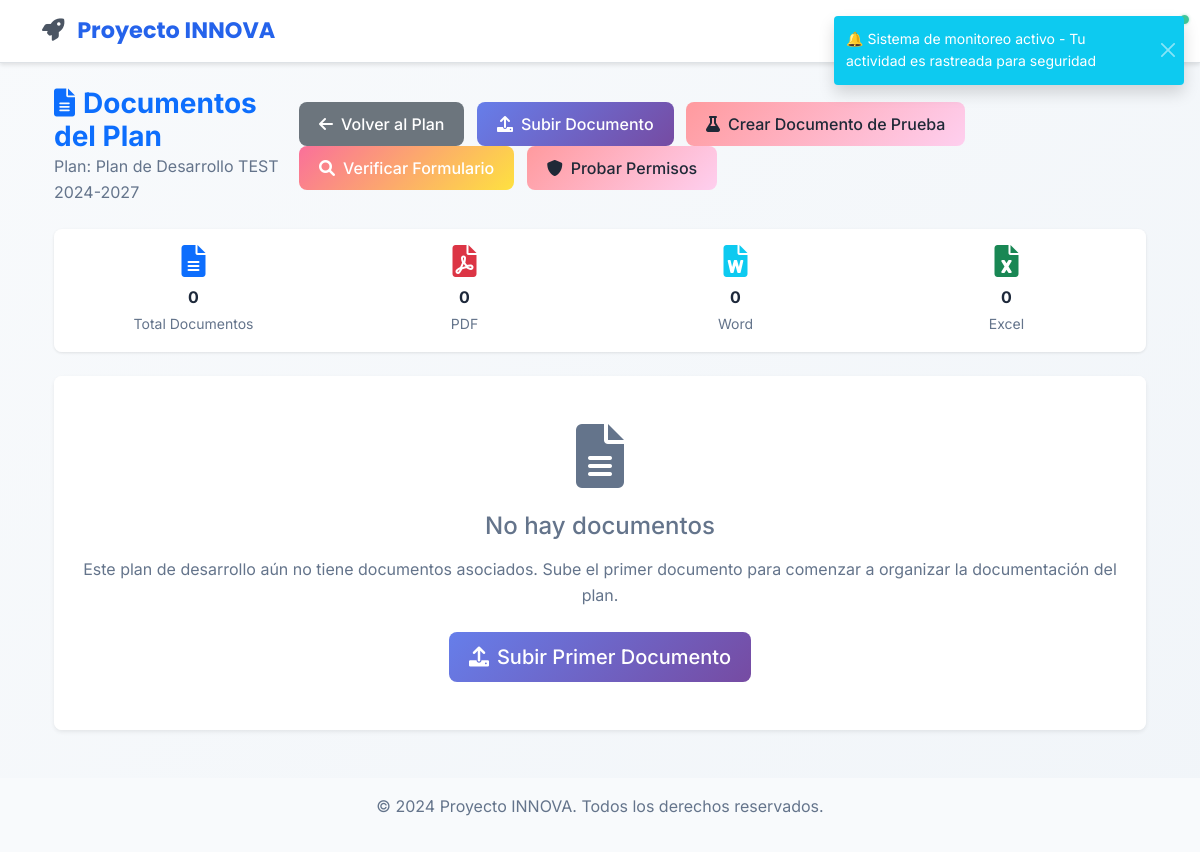
Page /planes/1/documentos (signed in) on the earlier database version.
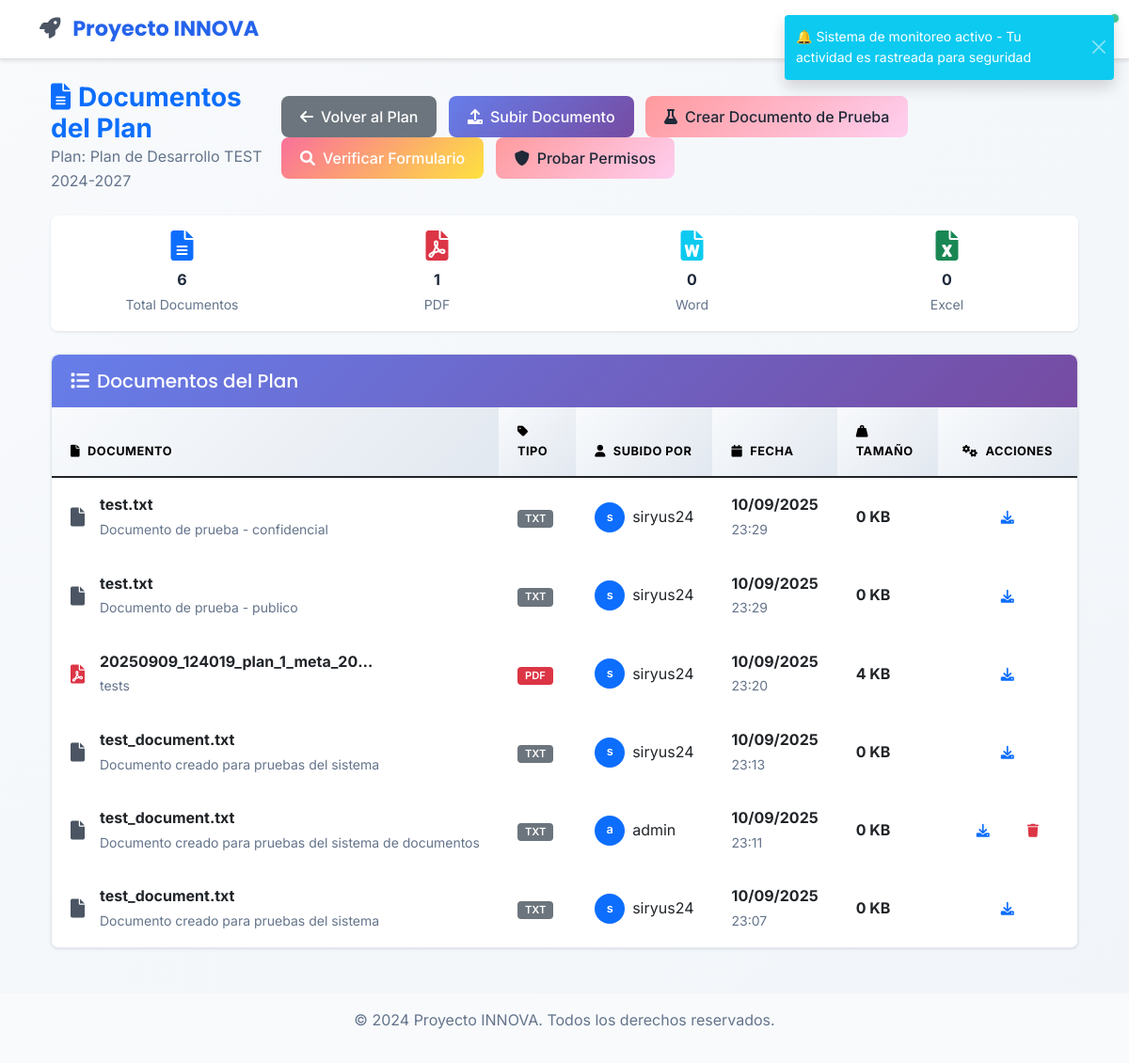
Same page on the later database version.
### app/models/documento.py (models this page shows, shortened)
class Documento(db.Model):
    __tablename__ = 'documentos'
    id = db.Column(db.Integer, primary_key=True)
    titulo = db.Column(db.String(200), nullable=False)
    descripcion = db.Column(db.Text)
    nombre_original = db.Column(db.String(255), nullable=False)
    nombre_archivo = db.Column(db.String(255), nullable=False)  # nombre seguro del archivo
    ruta_archivo = db.Column(db.String(500), nullable=False)  # ruta completa al archivo
    tamano = db.Column(db.Integer, nullable=False)  # tamaño en bytes
    tipo_mime = db.Column(db.String(100), nullable=False)
    extension = db.Column(db.String(10), nullable=False)
    tipo_documento = db.Column(db.String(50), nullable=False)  # plan, informe, evidencia, contrato, etc.
    categoria = db.Column(db.String(100))  # administrativa, tecnica, financiera, etc.
    confidencialidad = db.Column(db.String(20), default='publico')  # publico, interno, confidencial
    estado = db.Column(db.String(20), default='activo')  # activo, archivado, eliminado
    version = db.Column(db.Integer, default=1)
    plan_id = db.Column(db.Integer, db.ForeignKey('planes_desarrollo.id'), nullable=True)
    linea_estrategica_id = db.Column(db.Integer, db.ForeignKey('lineas_estrategicas.id'), nullable=True)
    componente_id = db.Column(db.Integer, db.ForeignKey('componentes.id'), nullable=True)
    programa_id = db.Column(db.Integer, db.ForeignKey('programas.id'), nullable=True)
    proyecto_id = db.Column(db.Integer, db.ForeignKey('proyectos.id'), nullable=True)
    indicador_id = db.Column(db.Integer, db.ForeignKey('indicadores_producto.id'), nullable=True)
    usuario_id = db.Column(db.Integer, db.ForeignKey('users.id'), nullable=False)
    usuario = db.relationship('User', backref=db.backref('documentos_subidos', lazy=True))
    fecha_subida = db.Column(db.DateTime, default=datetime.utcnow)
    fecha_modificacion = db.Column(db.DateTime, default=datetime.utcnow, onupdate=datetime.utcnow)
    fecha_expiracion = db.Column(db.DateTime)  # fecha de expiración si aplica
    etiquetas = db.Column(db.Text)  # etiquetas separadas por comas
    numero_referencias = db.Column(db.String(50))  # número de referencia institucional
    idioma = db.Column(db.String(10), default='es')  # idioma del documento
    @property
    def tipo_archivo(self):
        if not self.extension:
            return 'desconocido'
        ext = self.extension.lower()
        if ext in ['pdf']:
            return 'pdf'
        elif ext in ['doc', 'docx']:
            return ext
        elif ext in ['xls', 'xlsx']:
            return ext
        elif ext in ['ppt', 'pptx']:
            return ext
        elif ext in ['txt']:
            return 'txt'
        elif ext in ['jpg', 'jpeg', 'png', 'gif']:
            return 'imagen'
        elif ext in ['mp4', 'avi', 'mov']:
            return 'video'
        else:
            return 'otro'

### app/models/user.py (models this page shows, shortened)
class User(UserMixin, db.Model):
    __tablename__ = 'users'
    id = db.Column(db.Integer, primary_key=True)
    username = db.Column(db.String(64), unique=True, nullable=False, index=True)
    email = db.Column(db.String(120), unique=True, nullable=False, index=True)
    password_hash = db.Column(db.String(256), nullable=False)
    first_name = db.Column(db.String(64), nullable=False)
    last_name = db.Column(db.String(64), nullable=False)
    position = db.Column(db.String(100))  # Cargo en la alcaldía
    municipality = db.Column(db.String(100), nullable=False)  # Nombre de la alcaldía
    department = db.Column(db.String(100), nullable=False)  # Departamento/Estado
    municipality_code = db.Column(db.String(20))  # Código único de la alcaldía
    is_active = db.Column(db.Boolean, default=True)
    created_at = db.Column(db.DateTime, default=datetime.utcnow)
    updated_at = db.Column(db.DateTime, default=datetime.utcnow, onupdate=datetime.utcnow)
    last_login = db.Column(db.DateTime)
    legacy_role = db.Column(db.String(20), default='viewer')  # Mantener para compatibilidad
    active_roles = db.relationship('UserRole',
                                 foreign_keys='UserRole.user_id',
                                 lazy=True,
                                 primaryjoin="and_(User.id==UserRole.user_id, UserRole.is_active==True)")
    user_roles = db.relationship('UserRole',
                               foreign_keys='UserRole.user_id',
                               lazy=True,
                               overlaps="active_roles")
    @property
    def password(self):
        raise AttributeError('La contraseña no es un atributo legible')
    @property
    def role(self):
        return self.legacy_role
    def is_admin(self):
        if self.active_roles:
            admin_names = ['admin', 'administrador']
            return any(ur.role.name.lower() in admin_names for ur in self.active_roles)
        return self.legacy_role == 'admin'
    def has_role(self, role_name):
        return any(ur.role.name.lower() == role_name.lower() for ur in self.active_roles)

### app/views/planes.py (the view)
@planes_bp.route('/<int:plan_id>/documentos')
@login_required
def documentos(plan_id):
    plan = get_plan_or_404(plan_id, current_user)
    documentos = Documento.query.filter_by(plan_id=plan_id, estado='activo').order_by(Documento.fecha_subida.desc()).all()
    return render_template('planes/documentos.html', title='Documentos', plan=plan, documentos=documentos)

### app/views/planes.py (called while the page is built)
def get_plan_or_404(plan_id, current_user):
    puede_ver_global = current_user.is_admin() or current_user.is_editor()
    if puede_ver_global:
        plan = PlanDesarrollo.query.filter_by(id=plan_id).first_or_404()
    else:
        plan = PlanDesarrollo.query.filter_by(id=plan_id, municipio=current_user).first_or_404()
    return plan

### app/templates/planes/documentos.html (shortened to what the changed rows need)
{% extends "base.html" %}
{% block content %}
<div class="container-fluid mt-4">
    <div class="row mb-4">
        <div class="col-12">
            <div class="d-flex justify-content-between align-items-center">
                <div>
                    <h1 class="h3 mb-0 text-primary fw-bold">
                        <i class="fas fa-file-alt me-2"></i>Documentos del Plan
                    </h1>
                </div>
            </div>
        </div>
    </div>
    <div class="row mb-4">
        <div class="col-12">
            <div class="card bg-light border-0">
                <div class="card-body">
                    <div class="row">
                        <div class="col-md-3">
                            <div class="text-center">
                                <i class="fas fa-file-alt fa-2x text-primary mb-2"></i>
                                <div class="fw-bold">{{ documentos|length }}</div>
                                <small class="text-muted">Total Documentos</small>
                            </div>
                        </div>
                        <div class="col-md-3">
                            <div class="text-center">
                                <i class="fas fa-file-pdf fa-2x text-danger mb-2"></i>
                                <div class="fw-bold">{{ documentos|selectattr('tipo_archivo', 'equalto', 'pdf')|list|length }}</div>
                                <small class="text-muted">PDF</small>
                            </div>
                        </div>
                    </div>
                </div>
            </div>
        </div>
    </div>
    <div class="row">
        <div class="col-12">
            {% if documentos %}
                <div class="card">
                    <div class="card-header">
                        <h5 class="mb-0">
                            <i class="fas fa-list me-2"></i>Documentos del Plan
                        </h5>
                    </div>
                    <div class="card-body p-0">
                        <div class="table-responsive">
                            <table class="table table-hover mb-0">
                                <thead class="table-light">
                                    <tr>
                                        <th class="border-0 fw-bold">
                                            <i class="fas fa-file me-2"></i>Documento
                                        </th>
                                        <th class="border-0 fw-bold">
                                            <i class="fas fa-tag me-2"></i>Tipo
                                        </th>
                                        <th class="border-0 fw-bold">
                                            <i class="fas fa-user me-2"></i>Subido por
                                        </th>
                                        <th class="border-0 fw-bold">
                                            <i class="fas fa-calendar me-2"></i>Fecha
                                        </th>
                                        <th class="border-0 fw-bold">
                                            <i class="fas fa-weight-hanging me-2"></i>Tamaño
                                        </th>
                                        <th class="border-0 fw-bold text-center">
                                            <i class="fas fa-cogs me-2"></i>Acciones
                                        </th>
                                    </tr>
                                </thead>
                                <tbody>
                                    {% for documento in documentos %}
                                    <tr>
                                        <td class="border-0">
                                            <div class="d-flex align-items-center">
                                                {% if documento.tipo_archivo == 'pdf' %}
                                                    <i class="fas fa-file-pdf fa-lg text-danger me-3"></i>
                                                {% elif documento.tipo_archivo in ['docx', 'doc'] %}
                                                    <i class="fas fa-file-word fa-lg text-primary me-3"></i>
                                                {% elif documento.tipo_archivo in ['xlsx', 'xls'] %}
                                                    <i class="fas fa-file-excel fa-lg text-success me-3"></i>
                                                {% else %}
                                                    <i class="fas fa-file fa-lg text-secondary me-3"></i>
                                                {% endif %}
                                                <div>
                                                    <div class="fw-bold text-truncate" style="max-width: 300px;" title="{{ documento.nombre_original }}">
                                                        {{ documento.nombre_original }}
                                                    </div>
                                                    {% if documento.descripcion %}
                                                    <small class="text-muted text-truncate" style="max-width: 300px;" title="{{ documento.descripcion }}">
                                                        {{ documento.descripcion }}
                                                    </small>
                                                    {% endif %}
                                                </div>
                                            </div>
                                        </td>
                                        <td class="border-0">
                                            <span class="badge
                                                {% if documento.tipo_archivo == 'pdf' %}bg-danger
                                                {% elif documento.tipo_archivo in ['docx', 'doc'] %}bg-primary
                                                {% elif documento.tipo_archivo in ['xlsx', 'xls'] %}bg-success
                                                {% else %}bg-secondary{% endif %}">
                                                {{ documento.tipo_archivo|upper }}
                                            </span>
                                        </td>
                                        <td class="border-0">
                                            <div class="d-flex align-items-center">
                                                <div class="avatar avatar-sm me-2">
                                                    <span class="avatar-initial rounded-circle bg-primary text-white">
                                                        {{ documento.usuario.nombre[0] if documento.usuario.nombre else documento.usuario.username[0] }}
                                                    </span>
                                                </div>
                                                <span>{{ documento.usuario.nombre or documento.usuario.username }}</span>
                                            </div>
                                        </td>
                                        <td class="border-0">
                                            <div>
                                                <div class="fw-bold">{{ documento.fecha_subida.strftime('%d/%m/%Y') }}</div>
                                                <small class="text-muted">{{ documento.fecha_subida.strftime('%H:%M') }}</small>
                                            </div>
                                        </td>
                                        <td class="border-0">
                                            {% set size_kb = documento.tamano / 1024 %}
                                            {% set size_mb = size_kb / 1024 %}
                                            {% if size_mb >= 1 %}
                                                <span class="fw-bold">{{ "%.1f"|format(size_mb) }} MB</span>
                                            {% else %}
                                                <span class="fw-bold">{{ "%.0f"|format(size_kb) }} KB</span>
                                            {% endif %}
                                        </td>
                                        <td class="border-0 text-center">
                                            <div class="btn-group" role="group">
                                                <a href="{{ url_for('planes.descargar_documento', plan_id=plan.id, documento_id=documento.id) }}"
                                                   class="btn btn-sm btn-outline-primary"
                                                   title="Descargar">
                                                    <i class="fas fa-download"></i>
                                                </a>
                                                {% if current_user.id == documento.usuario_id or current_user.has_role('admin') %}
                                                <a href="#" class="btn btn-sm btn-outline-danger"
                                                   onclick="confirmarEliminar('{{ documento.nombre_original }}', '{{ url_for('planes.eliminar_documento', plan_id=plan.id, documento_id=documento.id) }}')"
                                                   title="Eliminar">
                                                    <i class="fas fa-trash"></i>
                                                </a>
                                                {% endif %}
                                            </div>
                                        </td>
                                    </tr>
                                    {% endfor %}
                                </tbody>
                            </table>
                        </div>
                    </div>
                </div>
            {% else %}
                <div class="card border-0 shadow-sm">
                    <div class="card-body text-center py-5">
                        <div class="mb-4">
                            <i class="fas fa-file-alt fa-4x text-muted"></i>
                        </div>
                        <h4 class="text-muted mb-3">No hay documentos</h4>
                        <p class="text-muted mb-4">
                            Este plan de desarrollo aún no tiene documentos asociados.
                            Sube el primer documento para comenzar a organizar la documentación del plan.
                        </p>
                        <a href="{{ url_for('planes.subir_documento', plan_id=plan.id) }}"
                           class="btn btn-primary btn-lg">
                            <i class="fas fa-upload me-2"></i>Subir Primer Documento
                        </a>
                    </div>
                </div>
            {% endif %}
        </div>
    </div>
</div>
{% endblock %}

Differences in the rows shown:
added Documento: nombre_original "test.txt", descripcion "Documento de prueba - confidencial", tipo_archivo "TXT", usuario "s", usuario "siryus24", fecha_subida "10/09/2025", fecha_subida "23:29", size_kb "0"
added Documento: nombre_original "test.txt", descripcion "Documento de prueba - publico", tipo_archivo "TXT", usuario "s", usuario "siryus24", fecha_subida "10/09/2025", fecha_subida "23:29", size_kb "0"
added Documento: nombre_original "20250909_124019_plan_1_meta_20…", descripcion "tests", tipo_archivo "PDF", usuario "s", usuario "siryus24", fecha_subida "10/09/2025", fecha_subida "23:20", id "4"
added Documento: nombre_original "test_document.txt", descripcion "Documento creado para pruebas del sistema", tipo_archivo "TXT", usuario "s", usuario "siryus24", fecha_subida "10/09/2025", fecha_subida "23:13", size_kb "0"
added Documento: nombre_original "test_document.txt", descripcion "Documento creado para pruebas del sistema de documentos", tipo_archivo "TXT", usuario "a", usuario "admin", fecha_subida "10/09/2025", fecha_subida "23:11", size_kb "0"
added Documento: nombre_original "test_document.txt", descripcion "Documento creado para pruebas del sistema", tipo_archivo "TXT", usuario "s", usuario "siryus24", fecha_subida "10/09/2025", fecha_subida "23:07", size_kb "0"
Other differences:
{{ documentos|length }}: "0" → "6"
{{ documentos|selectattr('tipo_archivo', 'equalto', 'pdf')|list|length }}: "0" → "1"
text no longer shown: "No hay documentos Este plan de desarrollo aún no tiene documentos asociados. Sube el primer documento para comenzar a organizar la documentación del plan. Subir Primer Documento"
text now shown: "Documentos del Plan DOCUMENTO TIPO SUBIDO POR FECHA TAMAÑO ACCIONES"
